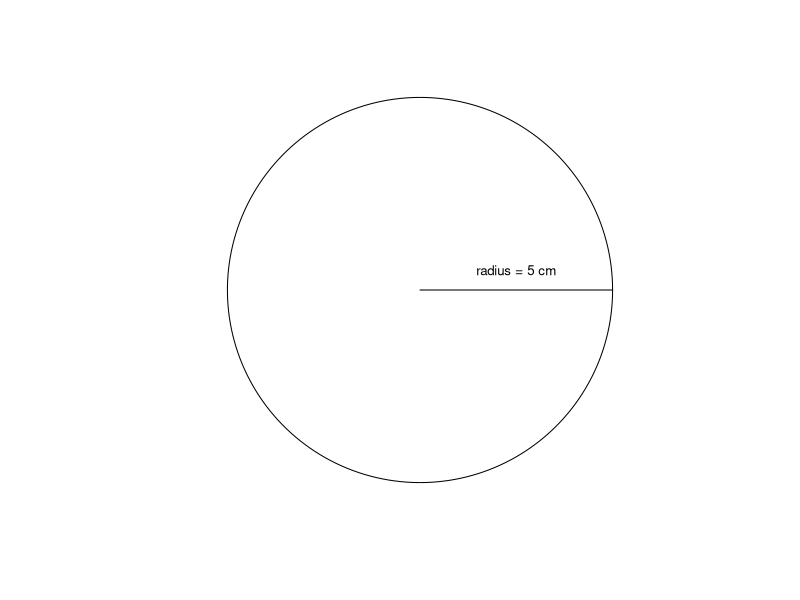

The R script that drew this image:
## ---- chunk 1
  output <- "This is the output"
## ---- chunk 2
  output
## ---- chunk 3
  output
## ---- chunk 4
  output
## ---- chunk 5
	c(1:40)
## ---- chunk 6
	1+1
  10-1
## ---- chunk 7
	2^3
## ---- chunk 8
	2+16*24-56
## ---- chunk 9
	2+16*24-56/(2+1)-457
## ---- chunk 10
  radius <- 1
  theta <- seq(0, 2*pi, length = 200)
	plot(c(-1, 1), c(-1, 1), type = "n", ann = F, axes = F, asp = 1)
	lines(x = radius * cos(theta), y = radius * sin(theta))
	arrows(0, 0, x1 = 1, length = 0)
	text(.5, .1, "radius = 5 cm", cex = .8)
## ---- chunk 11
  3.1416*5^2
## ---- chunk 12
  pi*5^2
## ---- chunk 13
  mean.x <- (2+6)/2
  mean.x
## ---- chunk 14
  euler.value <- 1+1.718282
  euler.value
## ---- chunk 15
  num.vector <- c(1, 4, 3, 98, 32, -76, -4)
  num.vector
## ---- chunk 16
  char.vector <- c("blue", "red", "green")
  char.vector
## ---- chunk 17
 bool.vector<- c(TRUE, TRUE, FALSE)
 bool.vector
 # You can just write T for TRUE and F for FALSE, it's exactly the same
 bool.vector2 <- c(T, T, F)
 bool.vector2
## ---- chunk 18
 odd.n <- c(1,3,5,7)
## ---- chunk 19
  x <- c(1:5)
  y <- 6
## ---- chunk 20
  x+y
  x*y
## ---- chunk 21
  siteID <- c("A1.01", "A1.02", "B1.01", "B1.02")
  soil_pH <- c(5.6, 7.3, 4.1, 6.0)
  num.sp <- c(17, 23, 15, 7)
  treatment <- c("Fert", "Fert", "No_fert", "No_fert")
## ---- chunk 22
  my.first.df <- data.frame(siteID, soil_pH, num.sp, treatment)
## ---- chunk 23
  my.first.df
